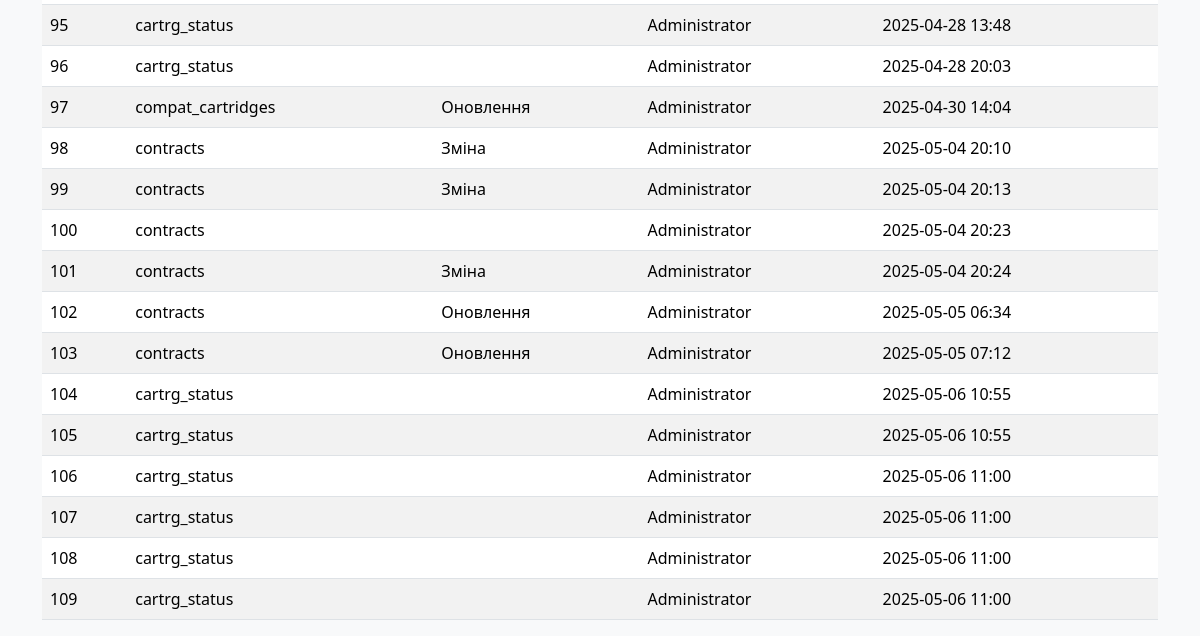
The app's page /event_log (signed in, lower part), older data.
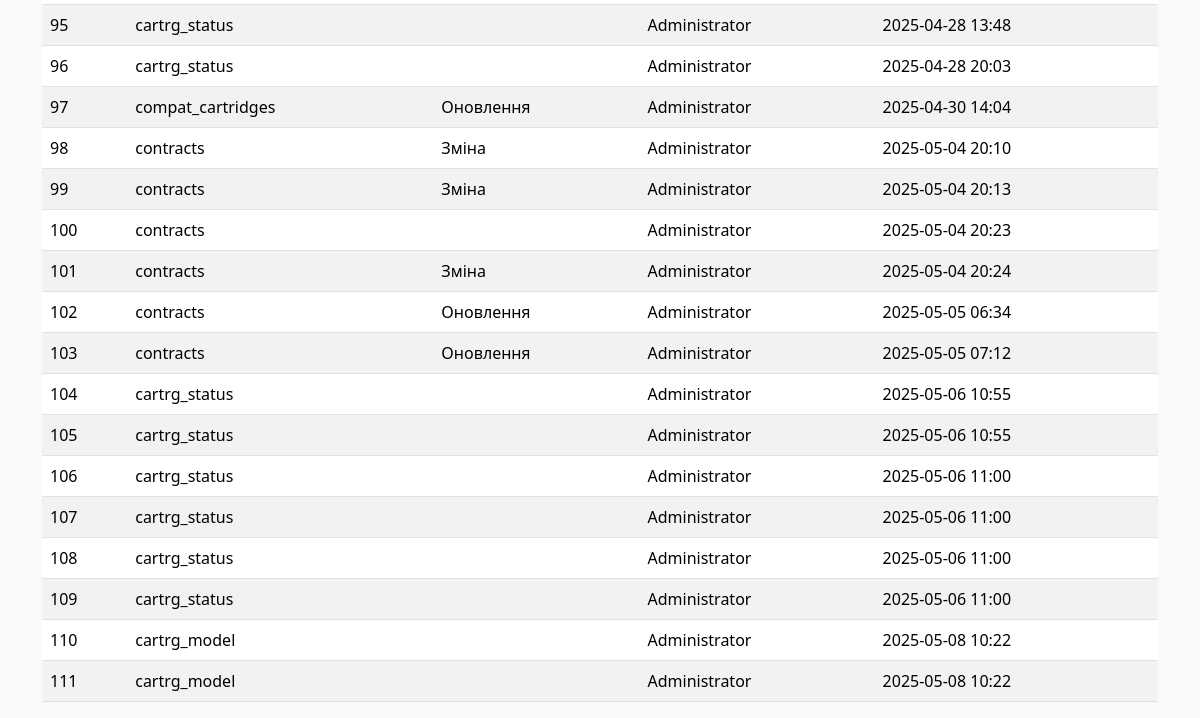
The same page, newer data.
### models.py (models this page shows)
class EventLog(db.Model):
    __tablename__ = "event_log"
    id: Mapped[int] = mapped_column(primary_key=True)
    table_name: Mapped[str] = mapped_column(String(30))
    event_type: Mapped[int] = mapped_column(Integer, server_default=literal(0))
    user_updated: Mapped[int] = mapped_column(ForeignKey(User.id))
    time_updated: Mapped[DateTime] = mapped_column(DateTime, server_default=func.now())

class User(db.Model, UserMixin):
    __tablename__ = "users"
    id: Mapped[int] = mapped_column(primary_key=True)
    username: Mapped[str] = mapped_column(String(30), unique=True, nullable=False)
    password: Mapped[str] = mapped_column(String(255), nullable=False)
    humanname: Mapped[str] = mapped_column(String(60), nullable=False)
    dept_id: Mapped[int] = mapped_column(ForeignKey('refill_dept.id'), nullable=False)
    lastlogin: Mapped[datetime] = mapped_column(DateTime, server_default=func.now())
    active: Mapped[bool] = mapped_column(default=True)
    time_updated: Mapped[DateTime] = mapped_column(DateTime, server_default=func.now())
    role: Mapped[str] = mapped_column(String(30), server_default="user")

### app.py (the view)
    def wrapper(*args, **kwargs):
        if current_user.role != 'admin':
            abort(403)
        return f(*args, **kwargs)

### app.py (called while the page is built)
@login_manager.user_loader
def load_user(user_id):
    return User.query.get(int(user_id))

def admin_required(f):
    def wrapper(*args, **kwargs):
        if current_user.role != 'admin':
            abort(403)
        return f(*args, **kwargs)
    wrapper.__name__ = f.__name__
    return wrapper

@app.route('/event_log')
@login_required
@admin_required
def event_log():
    table_filter = request.args.get('table_filter', '')
    type_filter = request.args.get('type_filter', '')
    query = EventLog.query
    if table_filter:
        query = query.filter(EventLog.table_name == table_filter)
    if type_filter:
        query = query.filter(EventLog.event_type == int(type_filter))
    logs = query.all()
    return render_template('event_log.html', User=User, logs=logs, table_filter=table_filter, type_filter=type_filter)

### templates/event_log.html (shortened to what this page needs)
{% extends "base.html" %}
{% block content %}
    <table class="table table-striped">
        <tbody>
            {% for log in logs %}
            <tr>
                <td>{{ log.id }}</td>
                <td>{{ log.table_name }}</td>
                <td>{{ {0: 'Створення', 1: 'Зміна', 2: 'Оновлення'}[log.event_type] }}</td>
                <td>{{ User.query.get(log.user_updated).humanname }}</td>
                <td>{{ log.time_updated.strftime('%Y-%m-%d %H:%M') }}</td>
            </tr>
            {% endfor %}
        </tbody>
    </table>
{% endblock %}

### templates/base.html (shortened to what this page needs)
<!DOCTYPE html>
<html lang="uk">
<head>
    <link rel="stylesheet" href="{{ url_for('static', filename='css/bootstrap.min.css') }}">
    <link rel="stylesheet" href="{{ url_for('static', filename='css/style.css') }}">
</head>
<body>
    <div class="container mt-4">
        {% block content %}{% endblock %}
    </div>
</body>
</html>

### static/css/style.css (style rules this page uses)
body { background-color: #f8f9fa; }

Row changes from the older to the newer data that the page shows:
added EventLog: id "110", table_name "cartrg_model", query.get "Administrator", time_updated "2025-05-08 10:22"
added EventLog: id "111", table_name "cartrg_model", query.get "Administrator", time_updated "2025-05-08 10:22"
